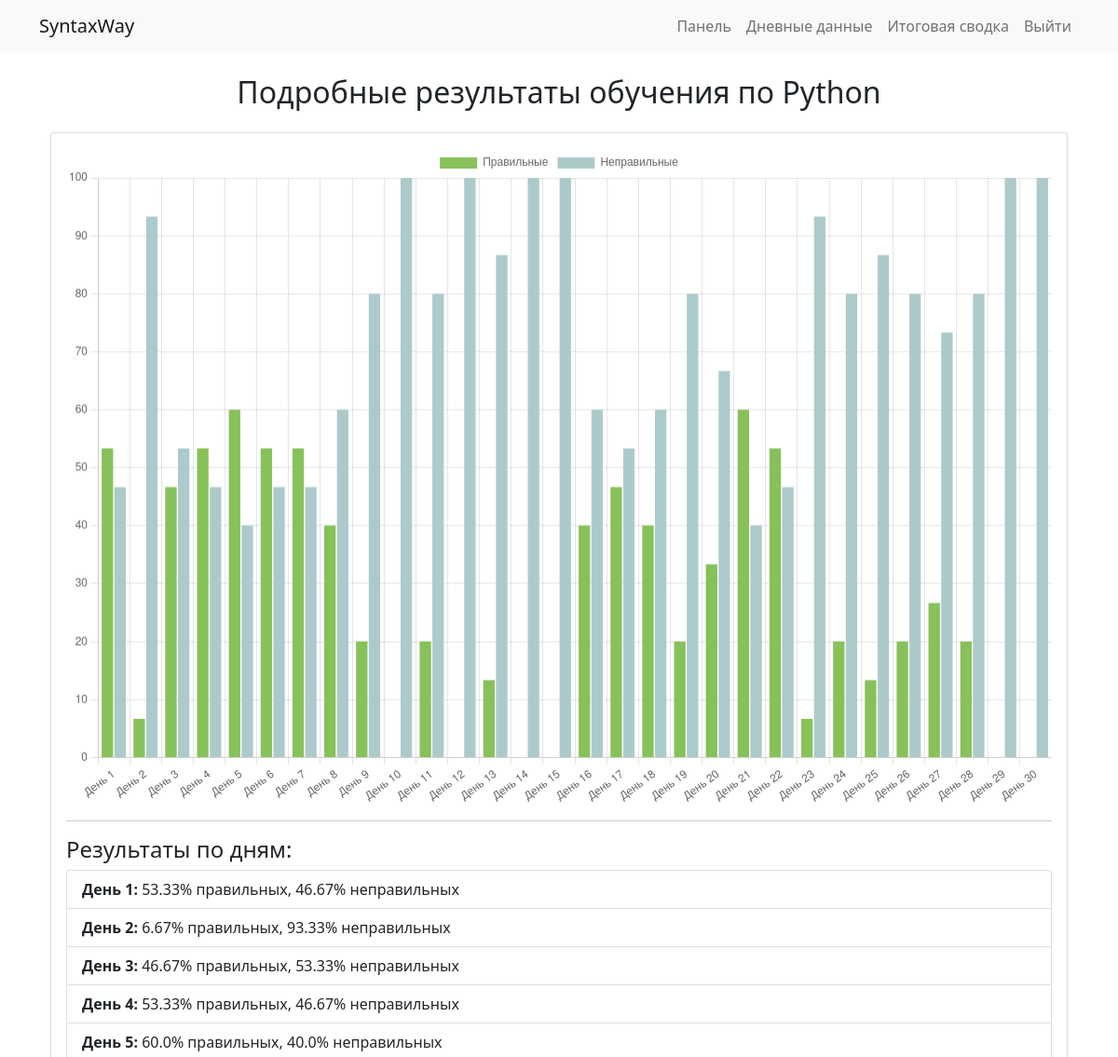
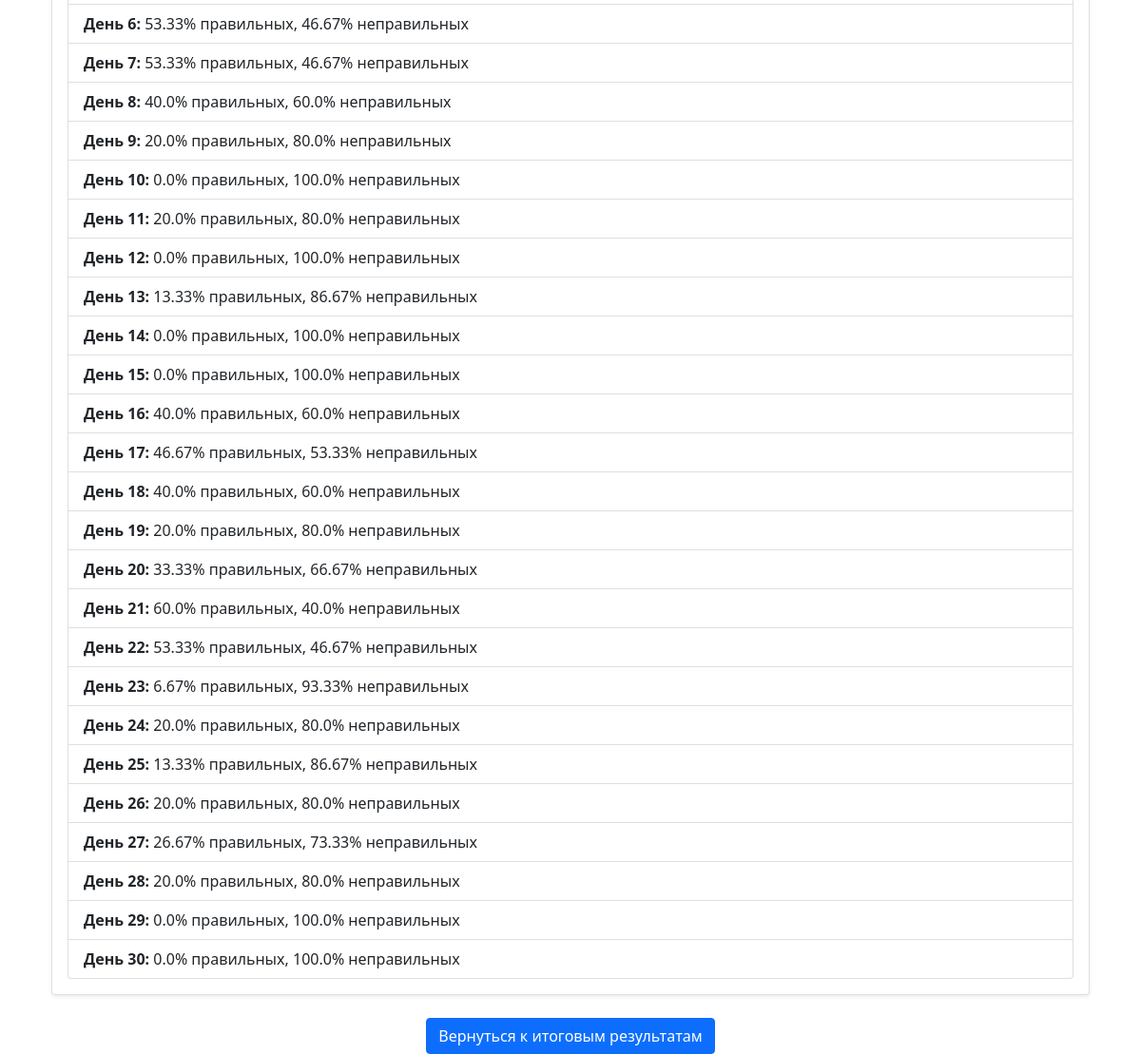
The app's page /summary_details/Python (signed in) with its own data (2 pictures, top to bottom).
### app.py (models this page shows)
class TrainingData(db.Model):
    id = db.Column(db.Integer, primary_key=True)
    user_id = db.Column(db.Integer, db.ForeignKey('user.id'), nullable=False)
    day = db.Column(db.Integer, nullable=False)
    language = db.Column(db.String(50))
    material = db.Column(db.Text)
    questions = db.Column(db.Text)
    answers = db.Column(db.Text)
    recommendation = db.Column(db.Text)
    correct_percentage = db.Column(db.Float)
    incorrect_percentage = db.Column(db.Float)

### app.py (the view)
@app.route("/summary_details/<language>")
@login_required
def summary_details(language):
    user_id = session["user_id"]
    training_data = TrainingData.query.filter_by(user_id=user_id, language=language).order_by(
        TrainingData.day.asc()).all()
    return render_template("summary_details.html", language=language, training_data=training_data)

### app.py (called while the page is built)
def login_required(f):
    @wraps(f)
    def decorated_function(*args, **kwargs):
        if "user_id" not in session:
            flash("Пожалуйста, войдите в систему.", "warning")
            return redirect(url_for("login"))
        return f(*args, **kwargs)
    return decorated_function

### templates/summary_details.html (shortened to what this page needs)
{% extends "base.html" %}
{% block content %}
<div class="container mt-4">
  <h2 class="text-center mb-4">Подробные результаты обучения по {{ language }}</h2>
  <div class="card shadow-sm">
    <div class="card-body">
      <canvas id="dailyChart" width="600" height="400"></canvas>
      <hr>
      <h4>Результаты по дням:</h4>
      <ul class="list-group">
        {% for day in training_data %}
          <li class="list-group-item">
            <strong>День {{ day.day }}:</strong>
            {% if day.correct_percentage is not none %}
              {{ day.correct_percentage }}% правильных, {{ day.incorrect_percentage }}% неправильных
            {% else %}
              Результаты отсутствуют
            {% endif %}
          </li>
        {% endfor %}
      </ul>
    </div>
  </div>
  <div class="text-center mt-4">
    <a href="{{ url_for('summary') }}" class="btn btn-primary">Вернуться к итоговым результатам</a>
  </div>
</div>
<script>
document.addEventListener("DOMContentLoaded", function() {
  const ctx = document.getElementById("dailyChart").getContext("2d");
  const labels = [
    {% for day in training_data %} "День {{ day.day }}", {% endfor %}
  ];
  const correctData = [
    {% for day in training_data %} {{ day.correct_percentage or 0 }}, {% endfor %}
  ];
  const incorrectData = [
    {% for day in training_data %} {{ day.incorrect_percentage or 0 }}, {% endfor %}
  ];
  new Chart(ctx, {
    type: 'bar',
    data: {
      labels: labels,
      datasets: [{
        label: 'Правильные',
        data: correctData,
        backgroundColor: '#87C159'
      }, {
        label: 'Неправильные',
        data: incorrectData,
        backgroundColor: '#ADCACB'
      }]
    },
    options: {
      responsive: true,
      scales: {
        y: {
          beginAtZero: true,
          max: 100
        }
      }
    }
  });
});
</script>
{% endblock %}

### templates/base.html (shortened to what this page needs)
<!doctype html>
<html lang="ru">
  <head>
    <link href="https://cdn.jsdelivr.net/npm/bootstrap@5.1.3/dist/css/bootstrap.min.css" rel="stylesheet">
  </head>
  <body>
    <nav class="navbar navbar-expand-lg navbar-light bg-light">
      <div class="container">
        <a class="navbar-brand" href="{{ url_for('landing') }}">SyntaxWay</a>
        <div class="collapse navbar-collapse">
          <ul class="navbar-nav ms-auto">
            {% if session.get('user_id') %}
              <li class="nav-item"><a class="nav-link" href="{{ url_for('dashboard') }}">Панель</a></li>
              <li class="nav-item"><a class="nav-link" href="{{ url_for('daysdata') }}">Дневные данные</a></li>
              <li class="nav-item"><a class="nav-link" href="{{ url_for('summary') }}">Итоговая сводка</a></li>
              <li class="nav-item"><a class="nav-link" href="{{ url_for('logout') }}">Выйти</a></li>
            {% else %}
              <li class="nav-item"><a class="nav-link" href="{{ url_for('login') }}">Вход</a></li>
              <li class="nav-item"><a class="nav-link" href="{{ url_for('register') }}">Регистрация</a></li>
            {% endif %}
          </ul>
        </div>
      </div>
    </nav>
    <div class="container mt-4">
      {% block content %}{% endblock %}
    </div>
  </body>
</html>

### records on screen
TrainingData: day "1", correct_percentage "53.33", incorrect_percentage "46.67"
TrainingData: day "2", correct_percentage "6.67", incorrect_percentage "93.33"
TrainingData: day "3", correct_percentage "46.67", incorrect_percentage "53.33"
TrainingData: day "4", correct_percentage "53.33", incorrect_percentage "46.67"
TrainingData: day "5", correct_percentage "60.0", incorrect_percentage "40.0"
TrainingData: day "6", correct_percentage "53.33", incorrect_percentage "46.67"
TrainingData: day "7", correct_percentage "53.33", incorrect_percentage "46.67"
TrainingData: day "8", correct_percentage "40.0", incorrect_percentage "60.0"
TrainingData: day "9", correct_percentage "20.0", incorrect_percentage "80.0"
TrainingData: day "10", correct_percentage "0.0", incorrect_percentage "100.0"
TrainingData: day "11", correct_percentage "20.0", incorrect_percentage "80.0"
TrainingData: day "12", correct_percentage "0.0", incorrect_percentage "100.0"
TrainingData: day "13", correct_percentage "13.33", incorrect_percentage "86.67"
TrainingData: day "14", correct_percentage "0.0", incorrect_percentage "100.0"
TrainingData: day "15", correct_percentage "0.0", incorrect_percentage "100.0"
TrainingData: day "16", correct_percentage "40.0", incorrect_percentage "60.0"
TrainingData: day "17", correct_percentage "46.67", incorrect_percentage "53.33"
TrainingData: day "18", correct_percentage "40.0", incorrect_percentage "60.0"
TrainingData: day "19", correct_percentage "20.0", incorrect_percentage "80.0"
TrainingData: day "20", correct_percentage "33.33", incorrect_percentage "66.67"
TrainingData: day "21", correct_percentage "60.0", incorrect_percentage "40.0"
TrainingData: day "22", correct_percentage "53.33", incorrect_percentage "46.67"
TrainingData: day "23", correct_percentage "6.67", incorrect_percentage "93.33"
TrainingData: day "24", correct_percentage "20.0", incorrect_percentage "80.0"
TrainingData: day "25", correct_percentage "13.33", incorrect_percentage "86.67"
TrainingData: day "26", correct_percentage "20.0", incorrect_percentage "80.0"
TrainingData: day "27", correct_percentage "26.67", incorrect_percentage "73.33"
TrainingData: day "28", correct_percentage "20.0", incorrect_percentage "80.0"
TrainingData: day "29", correct_percentage "0.0", incorrect_percentage "100.0"
TrainingData: day "30", correct_percentage "0.0", incorrect_percentage "100.0"

### other values on screen
{{ language }} "Python"
chart data {{ day.day }} 1, 2, 3, 4, 5, 6, 7, 8, 9, 10, 11, 12, 13, 14, 15, 16, 17, 18, 19, 20, 21, 22, 23, 24, 25, 26, 27, 28, 29, 30
chart data {{ day.correct_percentage or 0 }} 53.33, 6.67, 46.67, 53.33, 60.0, 53.33, 53.33, 40.0, 20.0, 0, 20.0, 0, 13.33, 0, 0, 40.0, 46.67, 40.0, 20.0, 33.33, 60.0, 53.33, 6.67, 20.0, 13.33, 20.0, 26.67, 20.0, 0, 0
chart data {{ day.incorrect_percentage or 0 }} 46.67, 93.33, 53.33, 46.67, 40.0, 46.67, 46.67, 60.0, 80.0, 100.0, 80.0, 100.0, 86.67, 100.0, 100.0, 60.0, 53.33, 60.0, 80.0, 66.67, 40.0, 46.67, 93.33, 80.0, 86.67, 80.0, 73.33, 80.0, 100.0, 100.0
